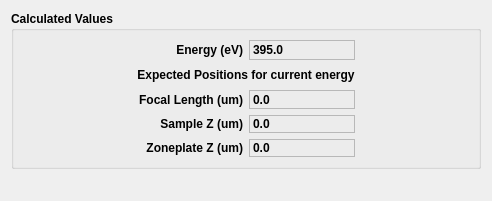
<?xml version="1.0" encoding="UTF-8"?>
<ui version="4.0">
 <class>Form</class>
 <widget class="QWidget" name="Form">
  <property name="geometry">
   <rect>
    <x>0</x>
    <y>0</y>
    <width>492</width>
    <height>201</height>
   </rect>
  </property>
  <property name="windowTitle">
   <string>Form</string>
  </property>
  <layout class="QVBoxLayout" name="verticalLayout_2">
   <item>
    <widget class="QGroupBox" name="groupBox_2">
     <property name="minimumSize">
      <size>
       <width>0</width>
       <height>158</height>
      </size>
     </property>
     <property name="maximumSize">
      <size>
       <width>16777215</width>
       <height>180</height>
      </size>
     </property>
     <property name="font">
      <font>
       <weight>75</weight>
       <bold>true</bold>
      </font>
     </property>
     <property name="title">
      <string>Calculated Values</string>
     </property>
     <layout class="QHBoxLayout" name="horizontalLayout">
      <item>
       <layout class="QGridLayout" name="gridLayout_2">
        <item row="0" column="1">
         <widget class="QLabel" name="label_3">
          <property name="text">
           <string>Energy (eV)</string>
          </property>
          <property name="alignment">
           <set>Qt::AlignRight|Qt::AlignTrailing|Qt::AlignVCenter</set>
          </property>
         </widget>
        </item>
        <item row="0" column="2">
         <widget class="QLabel" name="evFbkLbl">
          <property name="font">
           <font>
            <weight>75</weight>
            <bold>true</bold>
           </font>
          </property>
          <property name="frameShape">
           <enum>QFrame::StyledPanel</enum>
          </property>
          <property name="text">
           <string>395.0</string>
          </property>
         </widget>
        </item>
        <item row="1" column="1" colspan="2">
         <widget class="QLabel" name="label_4">
          <property name="font">
           <font>
            <weight>75</weight>
            <bold>true</bold>
           </font>
          </property>
          <property name="text">
           <string>Expected Positions for current energy</string>
          </property>
          <property name="alignment">
           <set>Qt::AlignCenter</set>
          </property>
         </widget>
        </item>
        <item row="2" column="1">
         <widget class="QLabel" name="label_5">
          <property name="text">
           <string>Focal Length (um)</string>
          </property>
          <property name="alignment">
           <set>Qt::AlignRight|Qt::AlignTrailing|Qt::AlignVCenter</set>
          </property>
         </widget>
        </item>
        <item row="2" column="2">
         <widget class="QLabel" name="flFbkLbl">
          <property name="font">
           <font>
            <weight>75</weight>
            <bold>true</bold>
           </font>
          </property>
          <property name="frameShape">
           <enum>QFrame::StyledPanel</enum>
          </property>
          <property name="text">
           <string>0.0</string>
          </property>
         </widget>
        </item>
        <item row="3" column="1">
         <widget class="QLabel" name="label_6">
          <property name="text">
           <string>Sample Z (um)</string>
          </property>
          <property name="alignment">
           <set>Qt::AlignRight|Qt::AlignTrailing|Qt::AlignVCenter</set>
          </property>
         </widget>
        </item>
        <item row="3" column="2">
         <widget class="QLabel" name="sampleZFbkLbl">
          <property name="font">
           <font>
            <weight>75</weight>
            <bold>true</bold>
           </font>
          </property>
          <property name="frameShape">
           <enum>QFrame::StyledPanel</enum>
          </property>
          <property name="text">
           <string>0.0</string>
          </property>
         </widget>
        </item>
        <item row="4" column="1">
         <widget class="QLabel" name="label_7">
          <property name="text">
           <string>Zoneplate Z (um)</string>
          </property>
          <property name="alignment">
           <set>Qt::AlignRight|Qt::AlignTrailing|Qt::AlignVCenter</set>
          </property>
         </widget>
        </item>
        <item row="4" column="2">
         <widget class="QLabel" name="zpzFbkLbl">
          <property name="font">
           <font>
            <weight>75</weight>
            <bold>true</bold>
           </font>
          </property>
          <property name="frameShape">
           <enum>QFrame::StyledPanel</enum>
          </property>
          <property name="text">
           <string>0.0</string>
          </property>
         </widget>
        </item>
        <item row="0" column="3">
         <spacer name="horizontalSpacer_5">
          <property name="orientation">
           <enum>Qt::Horizontal</enum>
          </property>
          <property name="sizeHint" stdset="0">
           <size>
            <width>40</width>
            <height>20</height>
           </size>
          </property>
         </spacer>
        </item>
        <item row="0" column="0">
         <spacer name="horizontalSpacer_6">
          <property name="orientation">
           <enum>Qt::Horizontal</enum>
          </property>
          <property name="sizeHint" stdset="0">
           <size>
            <width>40</width>
            <height>20</height>
           </size>
          </property>
         </spacer>
        </item>
       </layout>
      </item>
     </layout>
    </widget>
   </item>
   <item>
    <spacer name="verticalSpacer">
     <property name="orientation">
      <enum>Qt::Vertical</enum>
     </property>
     <property name="sizeHint" stdset="0">
      <size>
       <width>20</width>
       <height>40</height>
      </size>
     </property>
    </spacer>
   </item>
  </layout>
 </widget>
 <resources/>
 <connections/>
</ui>
